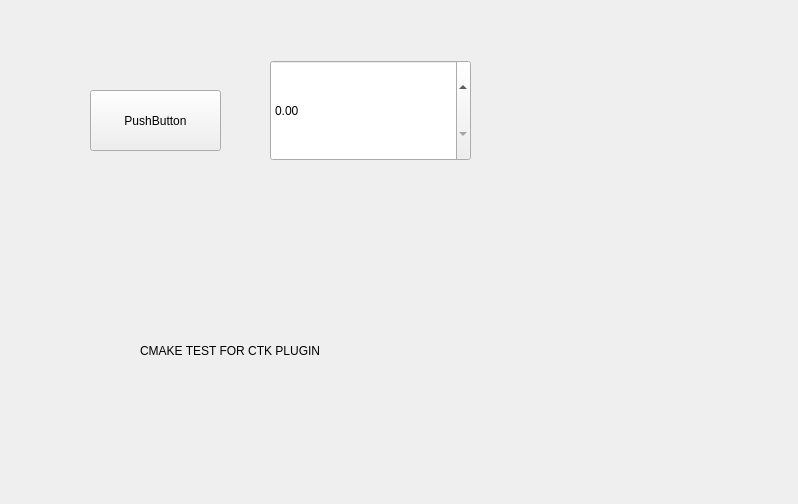
<?xml version="1.0" encoding="UTF-8"?>
<ui version="4.0">
 <class>%{NodeName}ProgramNodeView</class>
 <widget class="QWidget" name="%{NodeName}ProgramNodeView">
  <property name="geometry">
   <rect>
    <x>0</x>
    <y>0</y>
    <width>798</width>
    <height>504</height>
   </rect>
  </property>
  <property name="windowTitle">
   <string>PluginTestView</string>
  </property>
  <widget class="QDoubleSpinBox" name="doubleSpinBox">
   <property name="geometry">
    <rect>
     <x>270</x>
     <y>60</y>
     <width>201</width>
     <height>101</height>
    </rect>
   </property>
  </widget>
  <widget class="QPushButton" name="pushButton">
   <property name="geometry">
    <rect>
     <x>90</x>
     <y>90</y>
     <width>131</width>
     <height>61</height>
    </rect>
   </property>
   <property name="text">
    <string>PushButton</string>
   </property>
  </widget>
  <widget class="QLabel" name="label">
   <property name="geometry">
    <rect>
     <x>140</x>
     <y>230</y>
     <width>481</width>
     <height>241</height>
    </rect>
   </property>
   <property name="text">
    <string>CMAKE TEST FOR CTK PLUGIN</string>
   </property>
  </widget>
 </widget>
 <resources/>
 <connections/>
</ui>
